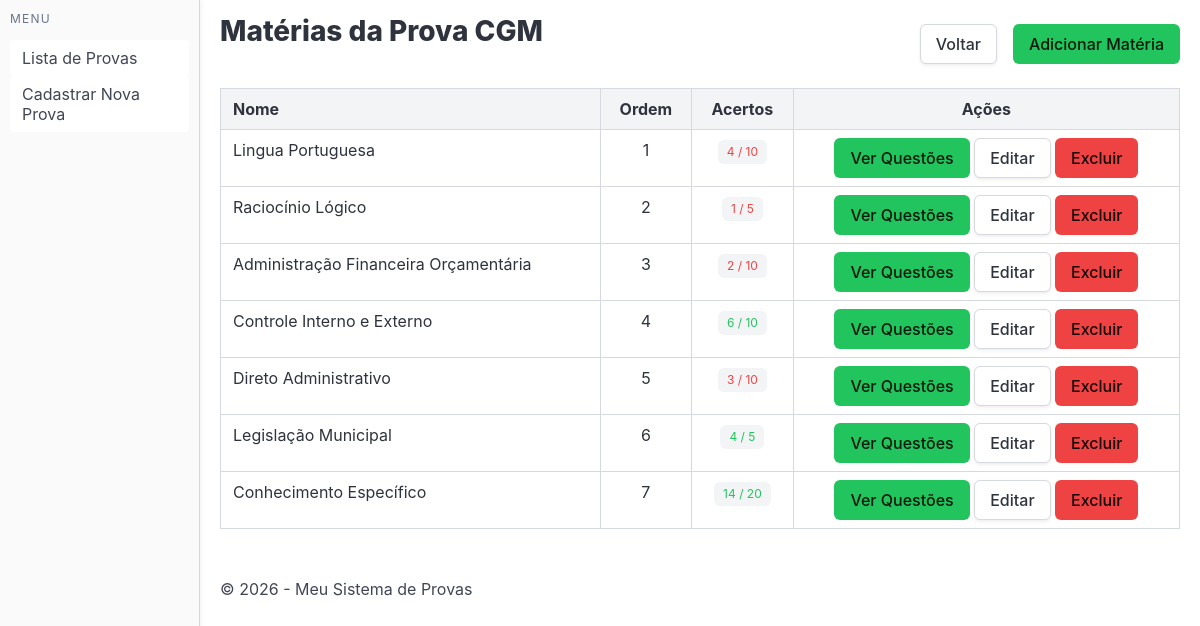
Page /provas/ver_materias/2 on the committed database.
### core/models.py (models this page shows)
class Prova(models.Model):
    id = models.BigAutoField(primary_key=True)
    nome = models.CharField(max_length=200)
    data = models.DateField()
    link_prova = models.CharField(max_length=1024, null=True)
    link_gabarito = models.CharField(max_length=1024, null=True)
    class Meta:
        db_table = 'prova'
    def __init__(self, *args, **kwargs):
        super().__init__(*args, **kwargs)
        if self.id:
            self.obterTotais()
    def obterTodasQuestoes(self, provaId=None):
        id = self.id if provaId is None else provaId
        return Questao.objects.filter(materia_fk__prova_fk=id)
    def obterTotais(self, provaId=None, materiaNome=None, totalOnly=False):
        id = self.id if provaId is None else provaId
        materias = Materia.objects.filter(prova_fk=id).prefetch_related('questao_set')
        totais = {}
        total_acertos = 0
        total_questoes = 0
        notaFinal = 0
        notaFinalPossivel = 0
        if materiaNome:
            pass
        todasQuestoes = self.obterTodasQuestoes()
        for questao in todasQuestoes:
            notaFinal += (1 * questao.peso) if questao.valor == True else 0
            notaFinalPossivel += (1 * questao.peso)
            total_questoes += 1
            total_acertos += 1 if questao.valor == True else 0
        for materia in materias:
            questoes = materia.questao_set.all()
            acertos = questoes.filter(valor=True).count()
            quantidade = questoes.count()
            notaObtida = questoes.filter(valor=True).aggregate(
                total=models.Sum(1 * models.F('peso'))
            )['total'] or 0
            totais[materia.nome] = {
                'notaObtida': notaObtida,
                'acertos': acertos,
                'total': quantidade,
            }
        if total_questoes == 0:
            self.total_percentual = 0
            self.totais = 0
            self.total_acertos = 0
            self.total_questoes = 0
            self.notaFinal = 0
            self.notaFinalPossivel = 0
        else:
            total_percentual = round(total_acertos * 100 / total_questoes)
            self.total_percentual = total_percentual
            self.totais = totais
            self.total_acertos = total_acertos
            self.total_questoes = total_questoes
            self.notaFinal = notaFinal
            self.notaFinalPossivel = notaFinalPossivel
        return {
            'totais': totais,
            'totalAcertos': total_acertos,
            'totalQuestoes': total_questoes,
            'notaFinal': notaFinal,
            'notaTotal': notaFinalPossivel,
            'total_percentual': total_percentual,
        }

class Materia(models.Model):
    id = models.BigAutoField(primary_key=True)
    nome = models.CharField(max_length=100)
    prova_fk = models.ForeignKey(Prova, on_delete=models.CASCADE)
    ordem = models.IntegerField(null=True)
    def getPontuacao(self):
        questoes = self.questao_set.all()
        acertos = questoes.filter(valor=True).count()
        quantidade = questoes.count()
        notaTotal =  questoes.aggregate(
            total=models.Sum(1 * models.F('peso'))
        )['total']
        notaObtida = questoes.filter(valor=True).aggregate(
                    total=models.Sum(1 * models.F('peso'))
                )['total'] or 0
        return {
            'notaTotal': notaTotal,
            'notaObtida': notaObtida,
            'acertos': acertos,
            'quantidade': quantidade,
            'percentual': round(acertos * 100 / quantidade) if quantidade else 0
        }
    class Meta:
        db_table = 'materia'

### core/views.py (the view)
# urls.py: path('provas/ver_materias/<int:provaId>', verMateria),
def verMateria(request, provaId):
    prova = Prova.objects.filter(id=provaId).first()
    materias = Materia.objects.filter(prova_fk=provaId).order_by('ordem').all()
    for materia in materias:
        materia.pontuacao = materia.getPontuacao()
    return render(request, 'core/ver_materia.html', {
        "prova": prova,
        "materias": materias
    })

### core/templates/core/ver_materia.html
{% extends "core/base.html" %}
{% block content %}
<div class="is-flex is-justify-content-space-between mb-4 is-align-items-center">
    <h2 class="title">Matérias da Prova  {{ prova.nome }} </h2>
    <div class="is-flex is-gap-2">
        <a class="button is-default" href="/provas/ver/{{ prova.id }}">Voltar</a>
        <a class="button is-primary" href="/provas/criar-materia/{{ prova.id }}">Adicionar Matéria</a>
    </div>
</div>
<table class="table is-bordered is-fullwidth">
    <thead>
        <tr>
            <th class="is-light">Nome</th>
            <th class="is-light has-text-centered">Ordem</th>
            <th class="is-light has-text-centered">Acertos</th>
            <th class="is-light has-text-centered">Ações</th>
        </tr>
    </thead>
    <tbody>
        {% for materia in materias %}
        <tr>
            <td> {{ materia.nome }} </td>
            <td class="has-text-centered"> {{ materia.ordem }} </td>
            <td class="has-text-centered">
                <span class="tag {% if materia.pontuacao.percentual > 50 %} has-text-primary {% else %} has-text-danger {% endif %}">
                    {{ materia.pontuacao.acertos }} / {{ materia.pontuacao.quantidade }}
                </span>
            </td>
            <td class="has-text-centered">
                <a href="/provas/ver_questoes/{{ materia.id }}" class="button is-primary">Ver Questões</a>
                <a href="/provas/editar_materia/{{ materia.id }}" class="button is-default">Editar</a>
                <a href="/provas/excluir_materia/{{ materia.id }}" class="button is-danger">Excluir</a>
            </td>
        </tr>
        {% endfor %}
    </tbody>
</table>
{% endblock %}

### core/static/css/style.css (style rules this page uses)
:root { --bulma-danger-h: 0 !important; --bulma-danger-s: 84% !important; --bulma-danger-l: 60% !important; --bulma-primary-h: 142 !important; --bulma-primary-s: 71% !important; --bulma-primary-l: 45% !important; }

### rows in the picture
Prova: nome "CGM"
Materia: nome "Lingua Portuguesa", ordem "1", pontuacao.acertos "4", pontuacao.quantidade "10"
Materia: nome "Raciocínio Lógico", ordem "2", pontuacao.acertos "1", pontuacao.quantidade "5"
Materia: nome "Administração Financeira Orçamentária", ordem "3", pontuacao.acertos "2", pontuacao.quantidade "10"
Materia: nome "Controle Interno e Externo", ordem "4", pontuacao.acertos "6", pontuacao.quantidade "10"
Materia: nome "Direto Administrativo", ordem "5", pontuacao.acertos "3", pontuacao.quantidade "10"
Materia: nome "Legislação Municipal", ordem "6", pontuacao.acertos "4", pontuacao.quantidade "5"
Materia: nome "Conhecimento Específico", ordem "7", pontuacao.acertos "14", pontuacao.quantidade "20"
